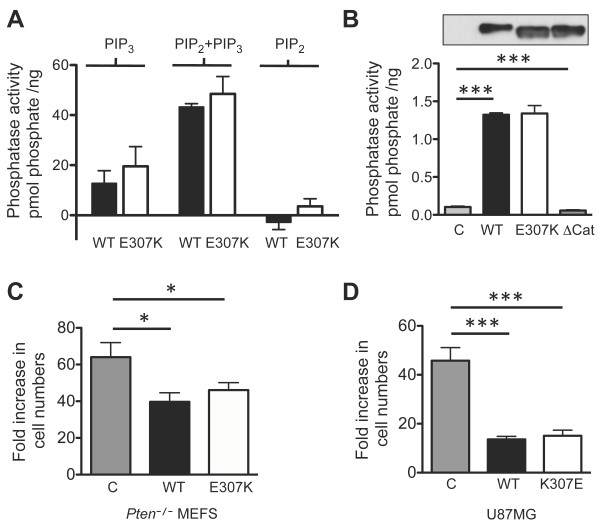
#> input picture ocr/imgs/example3.jpg, 600 x 529 px
$ python ocr.py
#> lines starting #> are read from the running program, lines starting #| are printed output that depends on the picture; after the words box and inside, x2 and y2 are one past the last pixel; in counts of white or black regions, pixels touching at a corner belong together
### ocr/img_utils.py
import cv2
import numpy as np
from matplotlib import pyplot as plt


def unsharp(img, blurred):
    # Unsharped filter by subtracting the blurred image from the original
    # in a weighted way
    # Formula:
    # dst = src1*alpha + src2*beta + gamma;
    alpha = 1.5;
    beta = -0.5;
    gamma = 0;
    unsharped = cv2.addWeighted(img, alpha, blurred, beta, gamma);

    return unsharped;


# [57 lines left out: functions sharpen, detectLines, drawLine, drawBoundingBox, showImages, not called in this run]

### ocr/text_detection.py
import numpy as np
from matplotlib import pyplot as plt
from img_utils import drawBoundingBox;
from min_coverage import getMinCoverage


def filterSegments(bin_seq):
    ones = [];
    segmentBounds = [];
    for coord, x in np.ndenumerate(bin_seq):
        if x == 1:
            ones.append(x);
        else:
            segmentLen = len(ones);
            currentIndex = coord[0];
            if segmentLen > 3:
                start = currentIndex - segmentLen;
                end = currentIndex - 1;
                segmentBounds.append((start, end));
            ones = [];

    return segmentBounds;


def getColBounds(region, Th = 10):
    COL_AXIS = 0;
    # Count the number of edge pixels in each column of the region
    horizHist = np.count_nonzero(region, axis=COL_AXIS);
    # Obtain a binary sequence from the histogram
    bin_seq = np.array(list(map(lambda x: int(x >= Th), horizHist)));
    col_boundaries = filterSegments(bin_seq);

    return col_boundaries;


def getRowBounds(region, Th = 10):
    ROW_AXIS = 1;
    # Count the number of edge pixels in each row of the region
    vertHist = np.count_nonzero(region, axis=ROW_AXIS);
    binSeqVert = np.array(list(map(lambda x: int(x >= Th), vertHist)));
    row_boundaries = filterSegments(binSeqVert);

    return row_boundaries;


def pivotingTextDetection(edges, orig, debug = False):
    rows = edges.shape[0];
    cols = edges.shape[1];
    # Region represented as (top, bottom, left, right)
    initRegion = (0, rows) + (0, cols);
    # Active Local Image Region Collection - possible candidates for text regions
    # would be added to this collection
    ALIRC = [initRegion];
    txtRegions = [];

    for index, regionBounds in enumerate(ALIRC):
        top, bottom, left, right = regionBounds;
        region = edges[top:bottom+1, left:right+1];

        col_bounds = getColBounds(region);

        # A region is considered to be a true text region when it could not be
        # be further subdivided into subregions
        if len(col_bounds) == 0:
            if debug:
                referenceImg = orig[top:bottom+1, left:right+1];
                plt.imshow(referenceImg, 'gray');
                plt.show();
            txtRegions.append(regionBounds);

        for col_bound in col_bounds:
            # Column boundaries is relative to the subregion,
            # but we want their actual position in the original image
            segment_left = left + col_bound[0];
            segment_right = left + col_bound[1];

            subregion = edges[:, segment_left:segment_right+1];
            row_bounds = getRowBounds(subregion);

            for row_bound in row_bounds:
                # Again the row boundaries are relative to the subregion
                segment_top = top + row_bound[0];
                segment_bottom = top + row_bound[1];
                detectedRegion = (segment_top, segment_bottom, segment_left, segment_right);

                try:
                    """
                    minCoveredRegion = getMinCoverage(edges, detectedRegion);

                    if debug:
                        regionImg = edges[segment_top:segment_bottom+1, segment_left:segment_right+1];
                        minTop, minBot, minLeft, minRight = minCoveredRegion;
                        minRegionImg = edges[minTop:minBot+1, minLeft:minRight+1];

                        plt.subplot(1, 2, 1), plt.imshow(regionImg, 'gray');
                        plt.subplot(1, 2, 2), plt.imshow(minRegionImg, 'gray');
                        plt.show();
                    """
                    ALIRC.append(detectedRegion);
                except IndexError:
                    continue;

    return txtRegions;

### ocr/ocr.py
import string
import os
import cv2
import numpy as np
from matplotlib import pyplot as plt
import imutils

from io import StringIO
from PIL import Image
import pytesseract

from text_detection import pivotingTextDetection
from img_utils import *
from thinning import zhangSuen


class OCR:

    def __init__(self):
        print("Hello from OCR!");


    def preprocess(self, img):
        gray = cv2.cvtColor(img, cv2.COLOR_BGR2GRAY);

        KERNEL_SIZE = 9;
        sigmaX = 10;
        blurred = cv2.GaussianBlur(gray, (KERNEL_SIZE, KERNEL_SIZE), sigmaX);

        unsharped = unsharp(gray, blurred);
        binarized = cv2.threshold(unsharped, 0, 255, cv2.THRESH_BINARY_INV + cv2.THRESH_OTSU)[1];

        minTh = 100;
        maxTh = 200;
        edges = cv2.Canny(unsharped, minTh, maxTh, L2gradient = True);

        return (unsharped, edges, binarized);


    def recognize(self, img):
        results = [];
        texts = {};

        currentDir = os.path.dirname(os.path.realpath(__file__));
        for angle in [0, 90, 270]:
            rotated = imutils.rotate_bound(img, angle);
            preprocessedImg, edges, binImg = self.preprocess(rotated);
            txtRegions = pivotingTextDetection(edges, img);

            for (top, bottom, left, right) in txtRegions:
                targetRegion = preprocessedImg[top:bottom+1, left:right+1];

                if 0 in targetRegion.shape:
                    continue;

                in_memory = Image.fromarray(targetRegion);
                config = ("-l eng --oem 1 --psm 7");
                recognizedText = pytesseract.image_to_string(in_memory, config=config);

                tokens = recognizedText.split(" ");
                for token in tokens:
                    try:
                        texts[token] += 1;
                    except KeyError:
                        texts[token] = 1;

                colBounds = (left, right);
                rowBounds = (top, bottom);
                drawBoundingBox(rotated, colBounds, rowBounds);

            results.append(rotated);

        frequency = self.__summarizeOccurences(texts);
        return results, frequency;


    def __placeText(self, img, text):
        font = cv2.FONT_HERSHEY_SIMPLEX;
        origin = (right, bottom);   # origin of the text is bottom-left
        fontScale = 0.5;
        fontColor = (255, 0, 0);
        lineType = 2;

        # Putting recognized text near their detected region
        cv2.putText(img, text,
                origin, font, fontScale, fontColor, lineType);


    def __summarizeOccurences(self, texts):
        frequency = 0;
        total = 0;
        for key, value in texts.items():
            if len(key) == 0:
                continue;
            if value > 1:
                frequency += value;
            total += value;

        if total == 0:
            return "{:.5f}".format(float(total));
        else:
            frequency /= total;
            return "{:.5f}".format(frequency);


if __name__ == "__main__":
    currentDir = os.path.dirname(os.path.realpath(__file__));
    imgPath = os.path.join(currentDir, "imgs/example3.jpg");
    img = cv2.imread(imgPath);
#> img is the input picture: shape (529, 600, 3); mean B, G, R 231.6, 231.6, 231.6
#> the loop in recognize, `for angle in [0, 90, 270]:` made 1 pass
#> pass 1, in preprocess, `blurred = cv2.GaussianBlur(gray, (KERNEL_SIZE, KERNEL_SIZE), sigmaX);`:
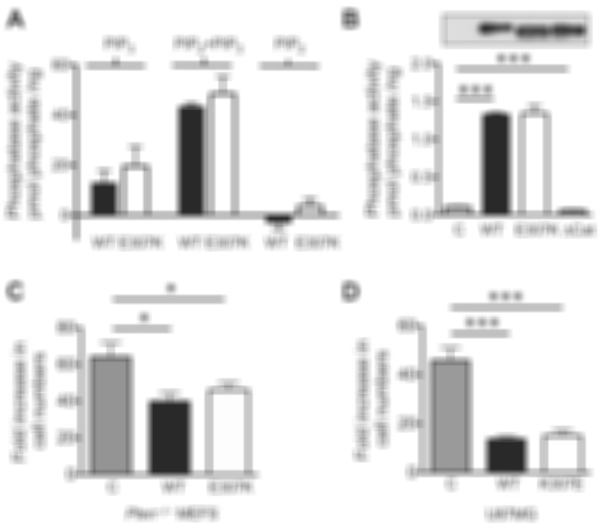
#> blurred: shape (529, 600); min 41, max 255, mean 231.6
#> pass 1, in unsharp, `unsharped = cv2.addWeighted(img, alpha, blurred, beta, gamma);`:
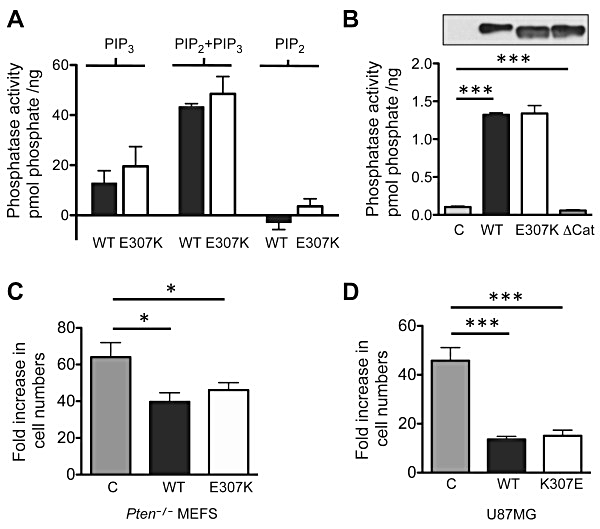
#> unsharped: shape (529, 600); min 0, max 255, mean 229
#> pass 1, in preprocess, `binarized = cv2.threshold(unsharped, 0, 255, cv2.THRESH_BINARY_INV + c..`:
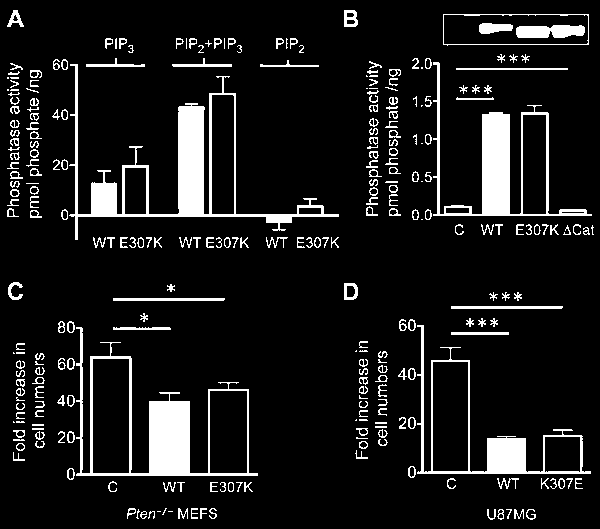
#> binarized: shape (529, 600); 10% white; 280 white regions (43 under 20 px), largest, box (x1, y1, x2, y2) and area: (69, 64, 339, 240) 6501, (76, 327, 258, 476) 5293, (433, 62, 592, 216) 4475
#> after the loop in recognize, `for angle in [0, 90, 270]:`:
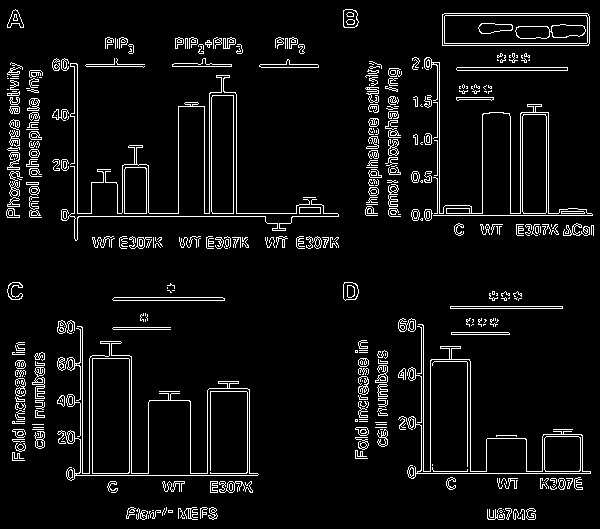
#> edges: shape (529, 600); 6.3% white in thin lines or dots
#> after the loop in recognize, `for angle in [0, 90, 270]:`: results = []; texts = 0 items

    ocr = OCR();
#> (the run stopped early here; a loop or call above may not have finished)

$ run again, with ocr/imgs/example2.jpg copied over ocr/imgs/example3.jpg
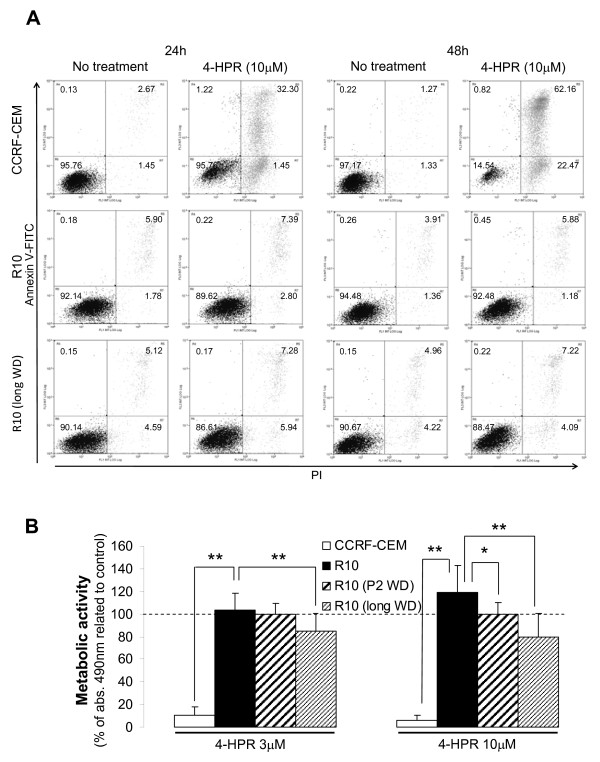
#> input picture ocr/imgs/example2.jpg, 600 x 762 px
#> img is the input picture: shape (762, 600, 3); min 0, max 255, mean 233.7
#> the loop in recognize, `for angle in [0, 90, 270]:` made 1 pass
#> pass 1, in preprocess, `binarized = cv2.threshold(unsharped, 0, 255, cv2.THRESH_BINARY_INV + c..`:
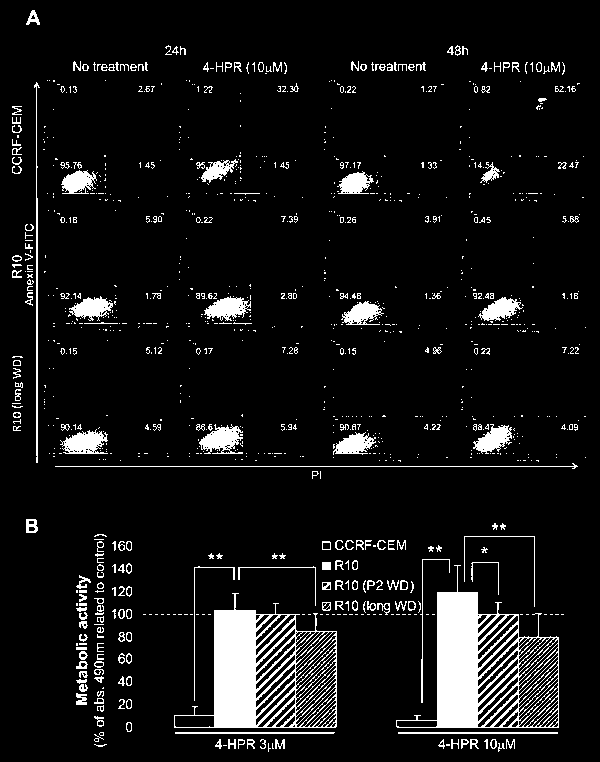
#> binarized: shape (762, 600); 8% white; 1043 white regions (835 under 20 px), largest, box (x1, y1, x2, y2) and area: (396, 565, 559, 728) 9041, (174, 593, 337, 728) 8506, (199, 424, 243, 454) 776
#> after the loop in recognize, `for angle in [0, 90, 270]:`:
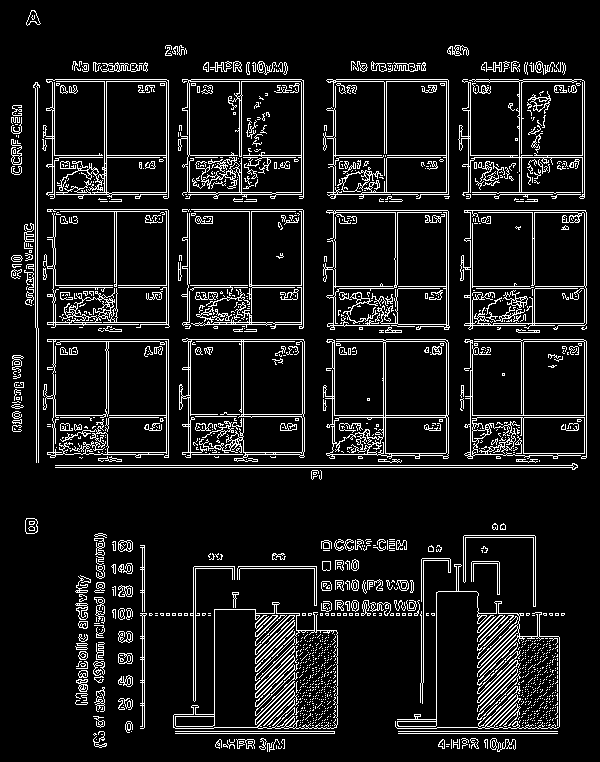
#> edges: shape (762, 600); 10% white in thin lines or dots
#> after the loop in recognize, `for angle in [0, 90, 270]:`: results = []; texts = 0 items

$ run again, with ocr/imgs/example4.jpg copied over ocr/imgs/example3.jpg
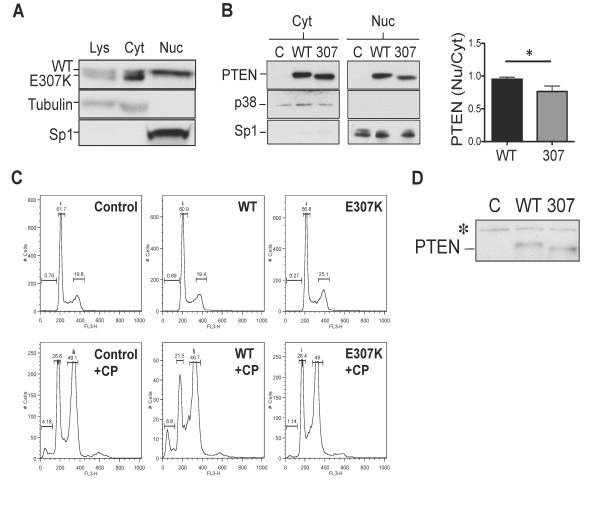
#> input picture ocr/imgs/example4.jpg, 600 x 513 px
#> img is the input picture: shape (513, 600, 3); mean B, G, R 241.2, 241.3, 241.2
#> the loop in recognize, `for angle in [0, 90, 270]:` made 1 pass
#> pass 1, in preprocess, `binarized = cv2.threshold(unsharped, 0, 255, cv2.THRESH_BINARY_INV + c..`:
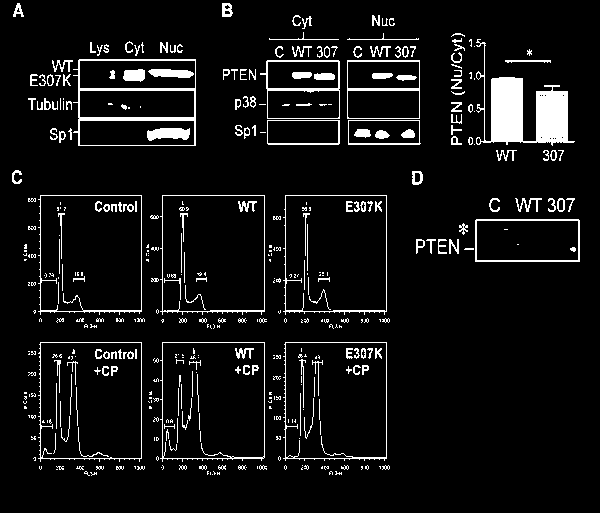
#> binarized: shape (513, 600); 7.1% white; 423 white regions (217 under 20 px), largest, box (x1, y1, x2, y2) and area: (476, 39, 575, 146) 4017, (73, 59, 196, 146) 1483, (38, 195, 142, 315) 631
#> after the loop in recognize, `for angle in [0, 90, 270]:`:
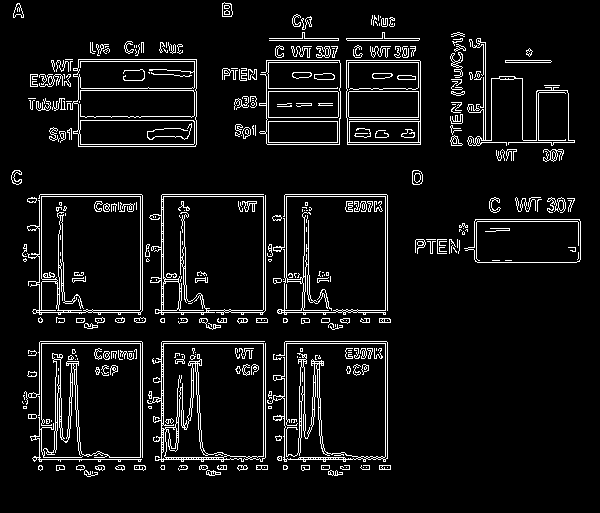
#> edges: shape (513, 600); 7.2% white in thin lines or dots, all inside (x1, y1, x2, y2) = (11, 2, 581, 477)
#> after the loop in recognize, `for angle in [0, 90, 270]:`: results = []; texts = 0 items

$ run again, with ocr/imgs/example.jpg copied over ocr/imgs/example3.jpg
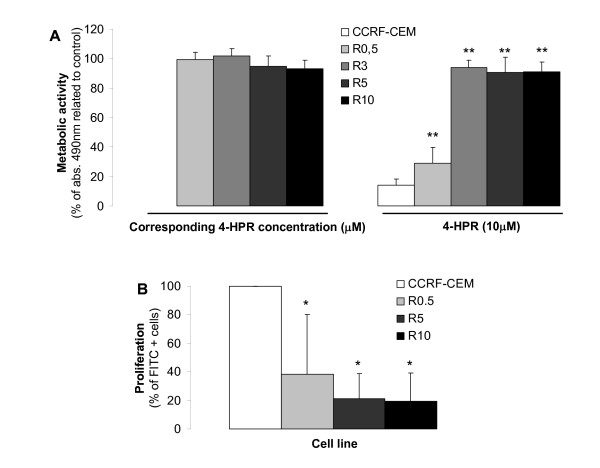
#> input picture ocr/imgs/example.jpg, 600 x 468 px
#> img is the input picture: shape (468, 600, 3); min 0, max 255, mean 223.3
#> the loop in recognize, `for angle in [0, 90, 270]:` made 1 pass
#> pass 1, in preprocess, `binarized = cv2.threshold(unsharped, 0, 255, cv2.THRESH_BINARY_INV + c..`:
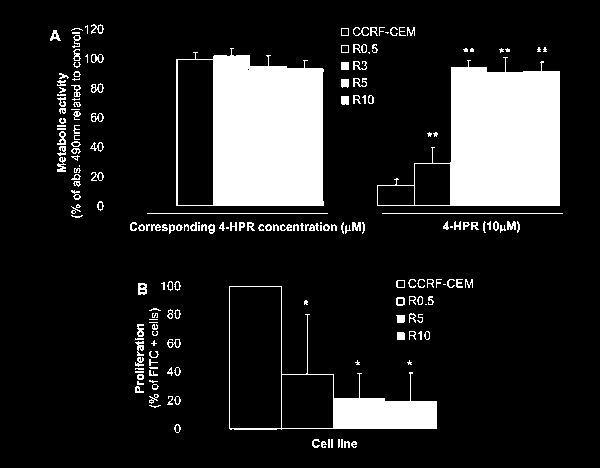
#> binarized: shape (468, 600); 14.6% white; 193 white regions (55 under 20 px), largest, box (x1, y1, x2, y2) and area: (176, 48, 324, 206) 16149, (377, 57, 560, 206) 15149, (229, 286, 437, 430) 3757
#> after the loop in recognize, `for angle in [0, 90, 270]:`:
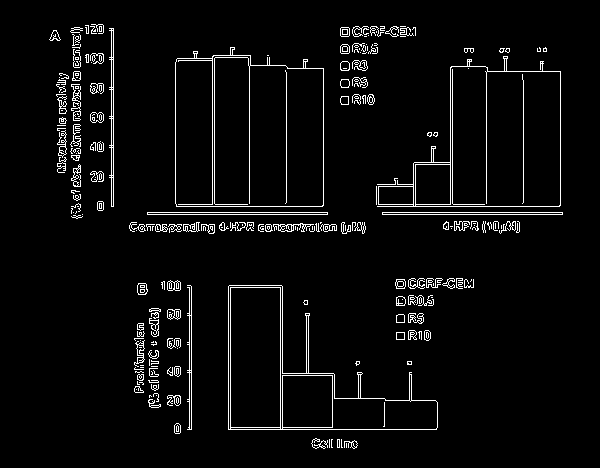
#> edges: shape (468, 600); 4.1% white in thin lines or dots, all inside (x1, y1, x2, y2) = (49, 24, 563, 449)
#> after the loop in recognize, `for angle in [0, 90, 270]:`: results = []; texts = 0 items
